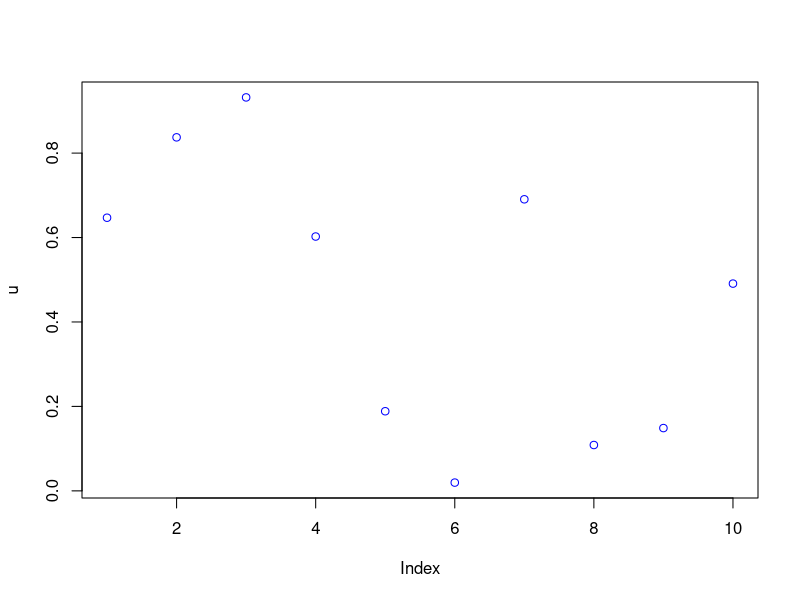
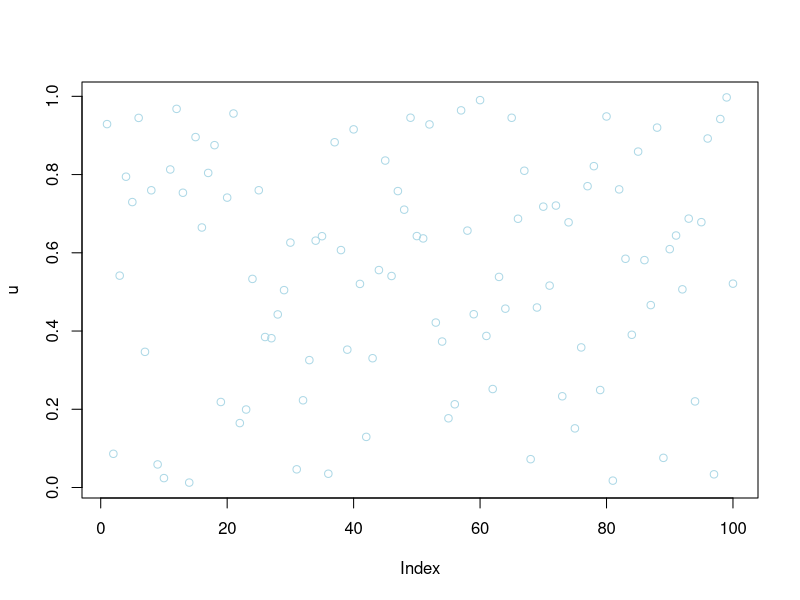
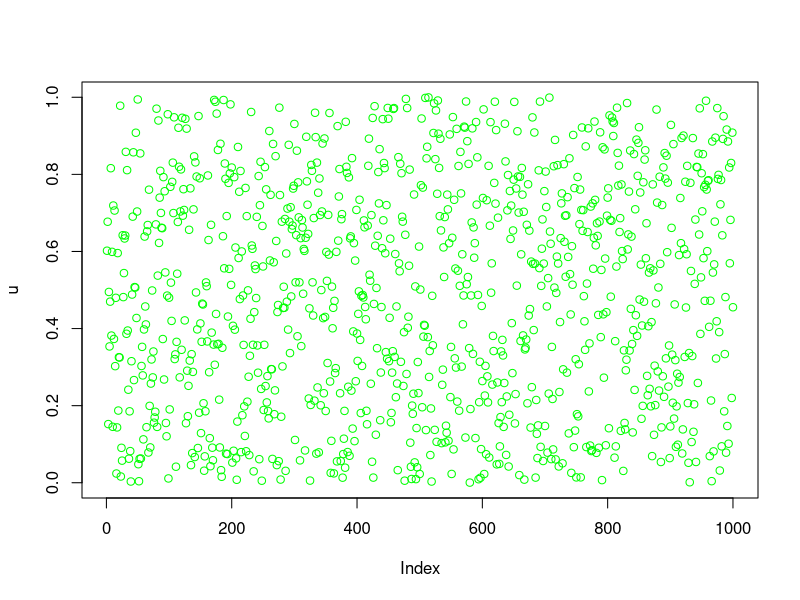
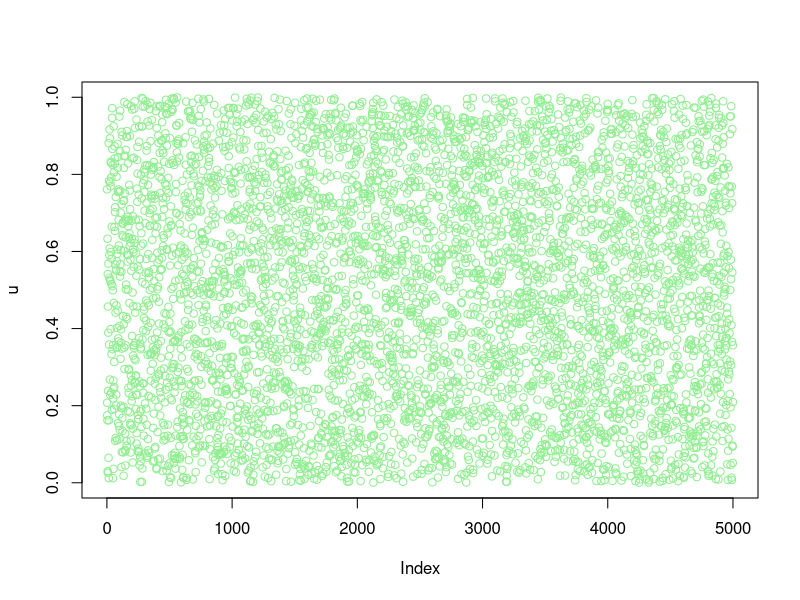
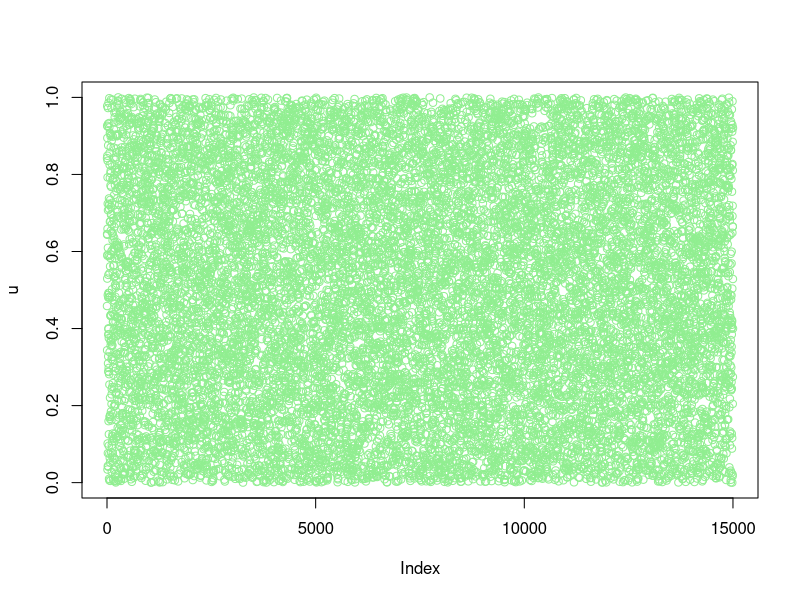
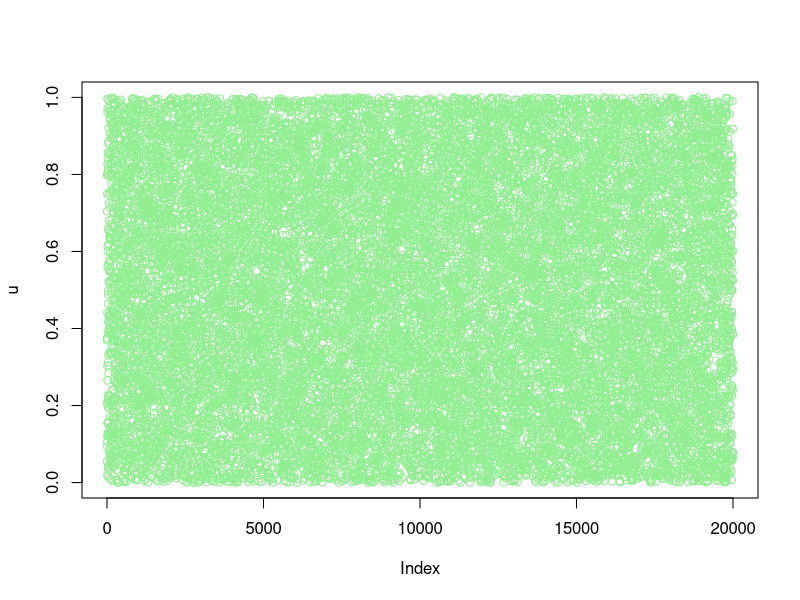
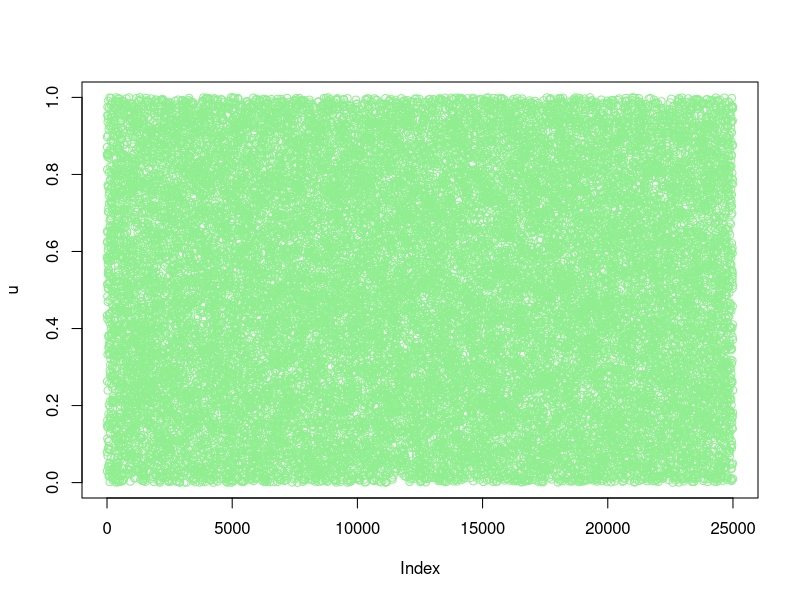
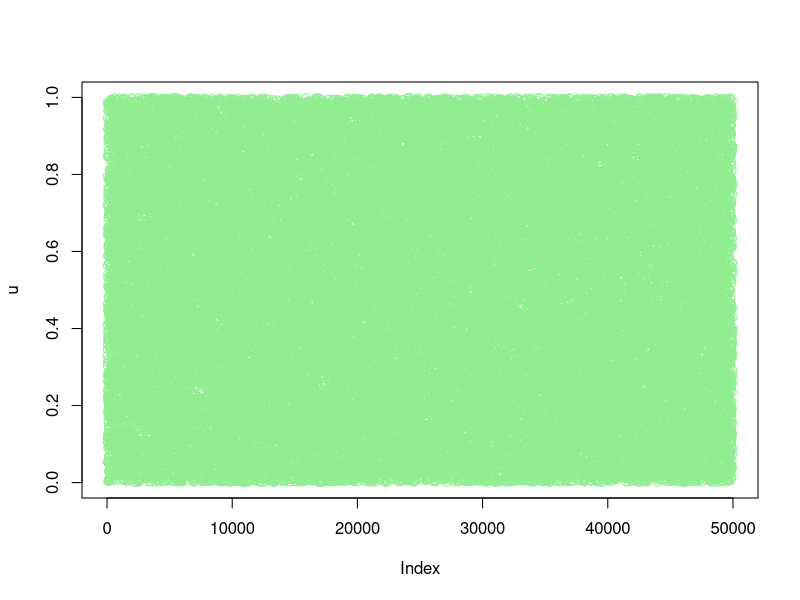

The R source for these figures, in order:
## ---- chunk 1
knitr::opts_chunk$set(echo = TRUE)
## ---- chunk 2
u<- runif(10,0,1); head(u,20)
plot(u,col="blue")

## ---- chunk 3
u<- runif(100,0,1); head(u,20)
plot(u,col="lightblue")

## ---- chunk 4
u<- runif(1000,0,1); head(u,20)
plot(u,col="green")

## ---- chunk 5
u<- runif(5000,0,1); head(u,20)
plot(u,col="lightgreen")
## ---- chunk 6
u<- runif(15000,0,1); head(u,20)
plot(u,col="lightgreen")

## ---- chunk 7
u<- runif(20000,0,1); head(u,20)
plot(u,col="lightgreen")

## ---- chunk 8
u<- runif(25000,0,1); head(u,20)
plot(u,col="lightgreen")

## ---- chunk 9
u<- runif(50000,0,1); head(u,20)
plot(u,col="lightgreen")
## ---- chunk 10
muestra1<- sample(u,100,replace = FALSE)
plot(muestra1,
     main="Muestra de tamaño 100",
     xlab="Elementos de la muestra",
     ylab="Normales(0,1)",
     col="purple")
## ---- chunk 11
##---- Mejora del grafico ----
miscoloresazules<- colorRampPalette(c("#F7FBFF", "#DEEBF7", "#C6DBEF",
                                   "#9ECAE1", "#6BAED6", "#4292C6",
                                   "#2171B5", "#08519C", "#08306B"))(20);
hist(u,col = miscoloresazules,
     main = 'Números aleatorios uniformes',
     xlab="Valores de u",
     ylab="Valores generados",)
## ---- chunk 12
hist(muestra1, col="lightblue")
##---- Mejora del grafico ----
miscoloresrosas<- colorRampPalette(c("#FFF0F5", "#FFD1DC", "#FFB6C1",
                                         "#FF91A4", "#FF6B8B", "#FF4C6D",
                                         "#FF2E50", "#E75480","#C2185B"))(25);
hist(muestra1,col = miscoloresrosas,
     main = 'Números aleatorios uniformes',
     xlab="Valores de u",
     ylab="Valores generados",)
## ---- chunk 13
muestra2<- sample(u,250,replace = FALSE)
plot(muestra1,
     main="Muestra de tamaño 250",
     xlab="Elementos de la muestra",
     ylab="Uniformes(0,1)",
     col="purple")
## ---- chunk 14
miscoloresmorados<- colorRampPalette(c("#F3E5F5", "#E1BEE7", "#D1C4E9", "#C5CAE9","#B39DDB", "#9FA8DA", "#9575CD", "#7986CB","#7E57C2", "#673AB7", "#5E35B1", "#512DA8","#4527A0", "#311B92", "#283593", "#1A237E","#8E24AA", "#6A1B9A", "#4A148C", "#38006B"))(25);
hist(u,col=miscoloresmorados,
     main = 'Números aleatorios normales',
     xlab="Valores de u",
     ylab="Valores generados",)
## ---- chunk 15
##---- Mejora del grafico ----
miscoloresmorados<- colorRampPalette(c("#F3E5F5", "#E1BEE7", "#D1C4E9", "#C5CAE9","#B39DDB", "#9FA8DA", "#9575CD", "#7986CB","#7E57C2", "#673AB7", "#5E35B1", "#512DA8","#4527A0", "#311B92", "#283593", "#1A237E","#8E24AA", "#6A1B9A", "#4A148C", "#38006B"))(20);
hist(muestra2,col = miscoloresmorados,
     main = 'Números aleatorios normales',
     xlab="Valores de u",
     ylab="Valores generados",)
